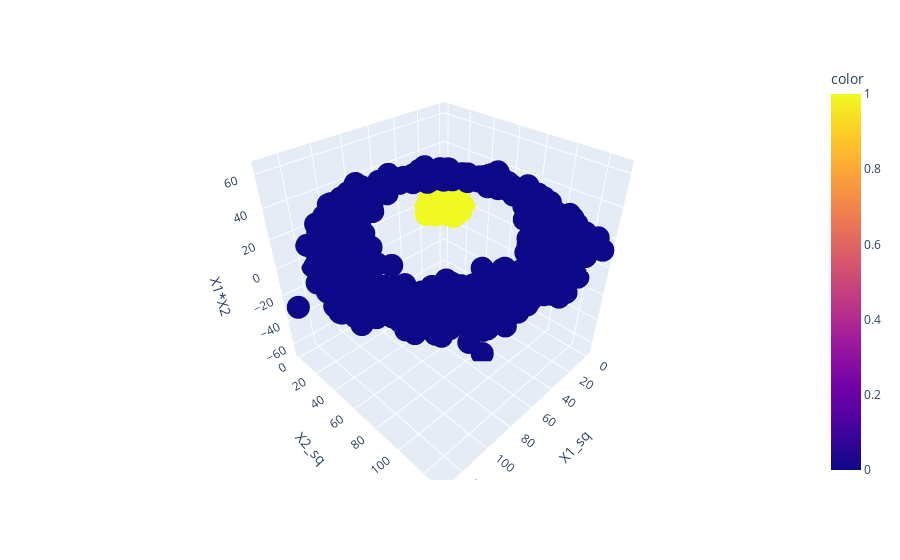

The code cell stored with this chart in its notebook:
### Code cell
import plotly.express as px

px.scatter_3d(X, x='X1_sq', y='X2_sq', z='X1*X2', color=y)

# Ignore the error!

### Figure 1 — Plotly figure (JSON) as saved in the notebook; plotly's stock layout.template omitted (floating-point values rounded to 4 significant figures; data arrays with more than 128 entries replaced by an {"elided": "..."} marker saying what was removed)
{"data": [{"hovertemplate": "X1_sq=%{x}<br>X2_sq=%{y}<br>X1*X2=%{z}<br>color=%{marker.color}<extra></extra>", "legendgroup": "", "marker": {"color": {"elided": "1000 int values"}, "coloraxis": "coloraxis", "symbol": "circle"}, "mode": "markers", "name": "", "scene": "scene", "showlegend": false, "type": "scatter3d", "x": {"elided": "1000 float values"}, "y": {"elided": "1000 float values"}, "z": {"elided": "1000 float values"}}], "layout": {"coloraxis": {"colorbar": {"title": {"text": "color"}}, "colorscale": [[0, "#0d0887"], [0.1111, "#46039f"], [0.2222, "#7201a8"], [0.3333, "#9c179e"], [0.4444, "#bd3786"], [0.5556, "#d8576b"], [0.6667, "#ed7953"], [0.7778, "#fb9f3a"], [0.8889, "#fdca26"], [1, "#f0f921"]]}, "legend": {"tracegroupgap": 0}, "margin": {"t": 60}, "scene": {"domain": {"x": [0, 1], "y": [0, 1]}, "xaxis": {"title": {"text": "X1_sq"}}, "yaxis": {"title": {"text": "X2_sq"}}, "zaxis": {"title": {"text": "X1*X2"}}}}}
